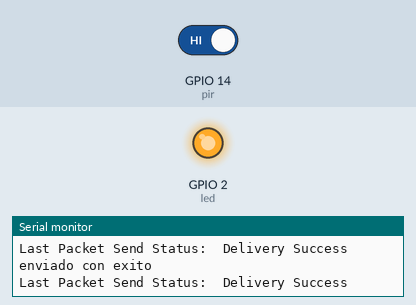
Recording of a program running on a simulated ESP32. On the bench: output pins drawn as LEDs (lit = HIGH), the last lines printed to the serial monitor. The test bench sets the inputs (shaded band); at power-on: GPIO 14 (pir) HIGH.

Above: at 2.8 s.
2.9 s: GPIO 14 (pir) driven LOW
At 4.5 s:
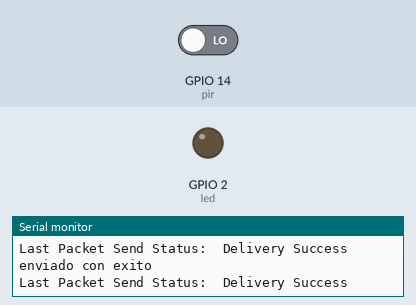
5.5 s: GPIO 14 (pir) driven HIGH
At 7.2 s:
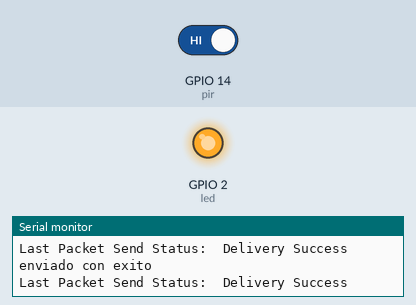
Timing chart, 0 to 8.7 s (numbered marks = the images above; inputs shaded):
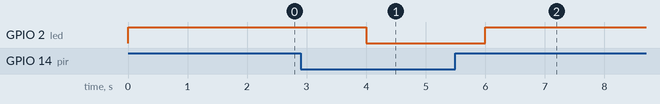

The program:

main.cpp
```cpp
#include <Arduino.h>
#include "WiFi.h"
#include <esp_now.h>

//parametros del hc sr501
const int led = 2;
const int pir = 14;
int det = 0; //si detecta envia un uno
//parametros del envio
uint8_t broadcastAddress[] = {0xc0, 0x49, 0x0f, 0x00, 0x00, 0x00};

typedef struct struct_message {
  char a[32];
  int b;
} struct_message;


struct_message myData;

esp_now_peer_info_t peerInfo;

void OnDataSent(const uint8_t *mac_addr, esp_now_send_status_t status){
  Serial.print("\r\nLast Packet Send Status:\t");
  Serial.println(status == ESP_NOW_SEND_SUCCESS ? "Delivery Success" : "Delivery Fail");
}

void setup(){
  Serial.begin(9200);
//parametros del hc sr501
pinMode(led, OUTPUT);
pinMode(pir, INPUT);
digitalWrite(led, LOW);

  WiFi.mode(WIFI_STA);

  if(esp_now_init() != ESP_OK){
    Serial.println("Error inicializando ESP-NOW");
    return;
  }

  esp_now_register_send_cb(OnDataSent);

  memcpy(peerInfo.peer_addr, broadcastAddress, 6);
  peerInfo.channel = 0;
  peerInfo.encrypt = false;

  if(esp_now_add_peer(&peerInfo) != ESP_OK){
    Serial.println("Fallo al añadir peer");
    return;
  }
}

void loop(){
  if (digitalRead(pir) == LOW){
    det = 0;
    digitalWrite(led,LOW);
  }
  if (digitalRead(pir) == HIGH){
    det = 1;
    digitalWrite(led,HIGH);
  }
  strcpy(myData.a, "Enviando datos");
  myData.b = det;

  esp_now_register_send_cb(OnDataSent);

  esp_err_t result = esp_now_send(broadcastAddress, (uint8_t *) &myData, sizeof(myData));

  if(result == ESP_OK){
    Serial.println("enviado con exito");
  }
  else{
    Serial.println("fallo en el envio");
  }

  delay(2000);
}
```

Measured:
- after the input at 2.9 s, GPIO 2 (led): HIGH → LOW after 1.1 s
- after the input at 5.5 s, GPIO 2 (led): LOW → HIGH after 0.50 s
